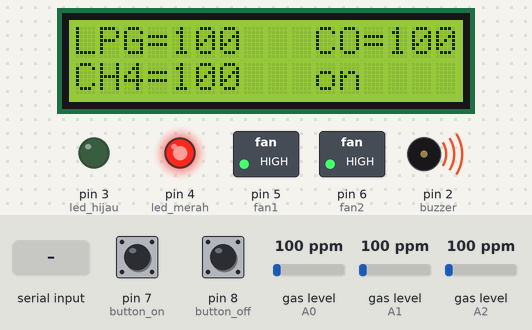
Simulated run of this sketch. Board: Arduino Uno, built with avr-gcc and run on an emulated ATmega328P. Shown: 16×2 character LCD, switched loads named in the sketch (green lamp = pin HIGH), output pins drawn as LEDs (lit = HIGH), buzzer (waves = sounding, pin HIGH). The test bench sets the inputs (shaded band); at power-on: gas level (sensors on A1, A0, A2) 100 ppm, pin 7 (button_on) LOW, pin 8 (button_off) LOW. What the sketch prints to the serial monitor is not drawn.

Above: at 1.6 s.
1.7 s: gas level (sensor on A1) set to 54 ppm
At 3.6 s:
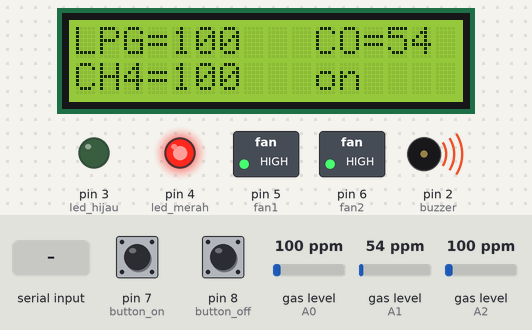
4.6 s: gas level (sensor on A1) set to 47 ppm
At 6.4 s:
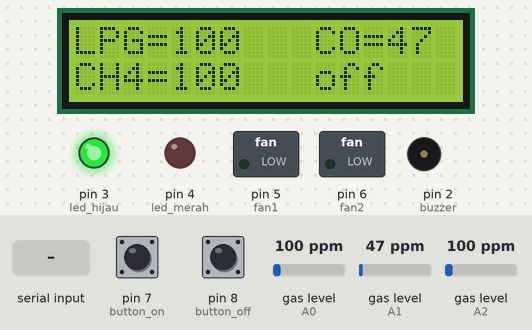
7.5 s: gas level (sensor on A0) set to 20 ppm
At 10.4 s:
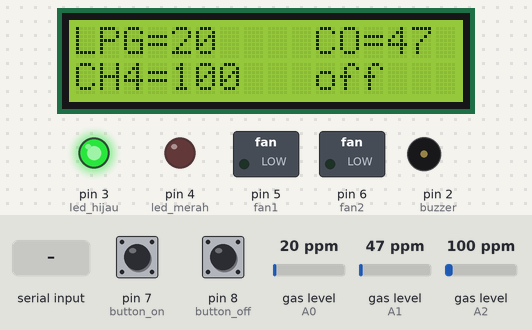
10.7 s: "1" received over the second serial link
16.9 s: gas level (sensor on A0) set to 250 ppm
At 18.4 s:
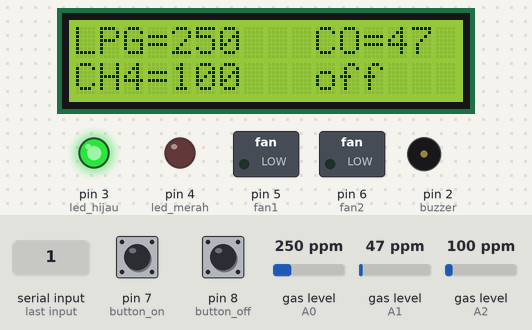
23.1 s: gas level (sensor on A2) set to 20 ppm
At 24.9 s:
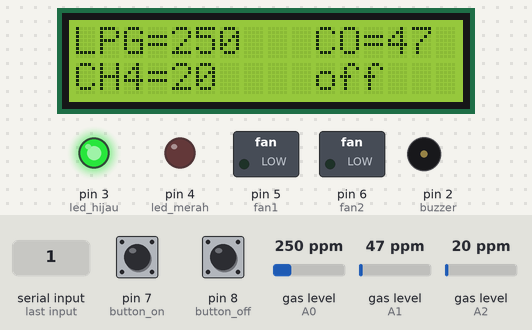
Timing chart, 0 to 26.4 s (numbered marks = the images above; inputs shaded):
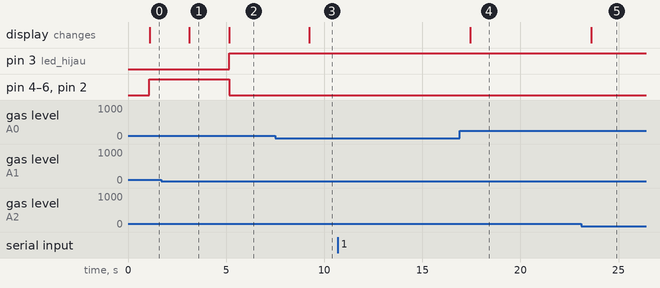

Measured:
- the behaviour switches between 50 and 49 ppm on gas level (sensor on A1) (found by bisection; images 1 and 2)
- after the input at 1.7 s, the display: changes after 1.4 s (image 1)
- after the input at 4.6 s, pin 3 (led_hijau): LOW → HIGH after 0.56 s; pin 4 (led_merah), pin 5 (fan1), pin 6 (fan2), pin 2 (buzzer): HIGH → LOW after 0.56 s; the display: changes after 0.56 s (image 2)
- after the input at 7.5 s, the display: changes after 1.7 s (image 3)
- after the input at 10.7 s, every drawn part: stays the same
- after the input at 16.9 s, the display: changes after 0.54 s (image 4)
- after the input at 23.1 s, the display: changes after 0.52 s (image 5)

The sketch:

deteksi_gas_arduino.ino
```cpp
//library
#include <LiquidCrystal_I2C.h>
#include <MQUnifiedsensor.h>
#include <SoftwareSerial.h>

//definisi board untuk lib MQ sensor
#define Board "Arduino UNO"

//definisi pin
#define Pin_MQ2 A0
#define Pin_MQ4 A2
#define Pin_MQ7 A1

//definisi tipe mq
#define Type_MQ2 "MQ-2"
#define Type_MQ4 "MQ-4"
#define Type_MQ7 "MQ-7"

//definisi resolusi tegangan
#define Voltage_Resolution 5

//definisi ADC
#define ADC_Bit_Resolution 10

//definisi rasio udara bersih MQ sensor
#define RatioMQ2CleanAir 9.83 // RS/R0 = 9.83 ppm
#define RatioMQ4CleanAir 4.4 // RS/R0 = 4.4 ppm
#define RatioMQ7CleanAir 27.5 // RS/R0 = 27.5 ppm

//masukkan data spesifikasi untuk library setiap sensor
MQUnifiedsensor MQ2(Board, Voltage_Resolution, ADC_Bit_Resolution, Pin_MQ2, Type_MQ2);
MQUnifiedsensor MQ4(Board, Voltage_Resolution, ADC_Bit_Resolution, Pin_MQ4, Type_MQ4);
MQUnifiedsensor MQ7(Board, Voltage_Resolution, ADC_Bit_Resolution, Pin_MQ7, Type_MQ7);

//definisi pin komponen
#define buzzer 2
#define led_hijau 3
#define led_merah 4
#define fan1 5
#define fan2 6
#define button_on 7
#define button_off 8

//definisi data sensor
long int sLPG = 0;
long int sCH4 = 0;
long int sCO = 0;

//int dataSwitch; //data switch dari blynk melalui node mcu
int dataButton; //data button
String sdata; //data yang dikirimkan ke node mcu

void alarmOn();
void alarmOff();

SoftwareSerial espSerial(9,10); //pin serial
LiquidCrystal_I2C lcd(0x27, 16, 2); //alamat dan ukuran lcd

void setup() {
  lcd.begin();
  Serial.begin(9600);
  espSerial.begin(115200);

  pinMode(buzzer,OUTPUT);
  pinMode(led_hijau,OUTPUT);
  pinMode(led_merah,OUTPUT);
  pinMode(fan1,OUTPUT);
  pinMode(fan2,OUTPUT);
  pinMode(button_on,INPUT);
  pinMode(button_off,INPUT);

  MQ2.setRegressionMethod(1);
  MQ2.setA(574.25); MQ2.setB(-2.222); //konfigurasi untuk LPG
  MQ4.setRegressionMethod(1);
  MQ4.setA(1012.7); MQ4.setB(-2.786); //konfigurasi untuk CH4 (metana)
  MQ7.setRegressionMethod(1);
  MQ7.setA(99.042); MQ7.setB(-1.518); //konfigurasi untuk CO (karbon monoksida)

  MQ2.init();
  MQ4.init();
  MQ7.init();

  //kalibrasi Sensor MQ
  float calcR0_MQ2 = 0;
  float calcR0_MQ4 = 0;
  float calcR0_MQ7 = 0;
  for(int i = 1; i<=10; i ++)
  {
    MQ2.update();
    calcR0_MQ2 += MQ2.calibrate(RatioMQ2CleanAir);
    MQ4.update();
    calcR0_MQ4 += MQ4.calibrate(RatioMQ4CleanAir);
    MQ7.update();
    calcR0_MQ7 += MQ7.calibrate(RatioMQ2CleanAir);
  }

  MQ2.setR0(calcR0_MQ2/10);
  MQ4.setR0(calcR0_MQ4/10);
  MQ7.setR0(calcR0_MQ7/10);
}

void loop() {
  //update nilai sensor MQ
  MQ2.update();
  MQ4.update();
  MQ7.update();
  delay(1000);

  //baca nilai sensor MQ
  sLPG = MQ2.readSensor();
  sCH4 = MQ4.readSensor();
  sCO = MQ7.readSensor();

  if((digitalRead(button_on) == HIGH)){
    dataButton = 1;
  }else if((digitalRead(button_off) == HIGH)){
    dataButton = 0;
  }

  //Tampilkan ke LCD
  lcd.clear();
  lcd.setCursor(0,0);
  lcd.print("LPG=");
  lcd.setCursor(4,0);
  lcd.print(sLPG);

  lcd.setCursor(0,1);
  lcd.print("CH4=");
  lcd.setCursor(4,1);
  lcd.print(sCH4);

  lcd.setCursor(10,0);
  lcd.print("CO=");
  lcd.setCursor(13,0);
  lcd.print(sCO);

  if(sLPG >= 1000 || sCH4 >= 1000 || sCO >= 50 || dataButton == 1){
    alarmOn();
  }else if(sLPG < 1000 || sCH4 < 1000 || sCO < 50 || dataButton == 0){
    alarmOff();
  }

  if(espSerial.available() == 0){
    sdata = sdata + sLPG + "," + sCH4 + "," + sCO;
    espSerial.println(sdata);
    Serial.println(sdata);
    delay(1000);
    sdata = "";
  }
  /*if(espSerial.available() > 0){
    dataSwitch = espSerial.parseInt();
    delay(500);
    if(dataSwitch == 1){
      alarmOn();
    }else if(dataSwitch == 0){
      alarmOff();
    }*/
}

void alarmOn(){ //fungsi untuk alarm hidup
  digitalWrite(fan1,HIGH);
  digitalWrite(fan2,HIGH);
  digitalWrite(led_hijau,LOW);
  digitalWrite(led_merah,HIGH);
  digitalWrite(buzzer,HIGH);
  lcd.setCursor(10,1);
  lcd.print("on");
}
void alarmOff(){ //fungsi untuk alarm mati
  digitalWrite(fan1,LOW);
  digitalWrite(fan2,LOW);
  digitalWrite(led_hijau,HIGH);
  digitalWrite(led_merah,LOW);
  digitalWrite(buzzer,LOW);
  lcd.setCursor(10,1);
  lcd.print("off");
}
```
